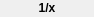
<?xml version="1.0" encoding="UTF-8"?>
<ui version="4.0">
 <class>NodeReciprocal</class>
 <widget class="QWidget" name="NodeReciprocal">
  <property name="geometry">
   <rect>
    <x>0</x>
    <y>0</y>
    <width>94</width>
    <height>17</height>
   </rect>
  </property>
  <layout class="QVBoxLayout" name="verticalLayout">
   <property name="spacing">
    <number>0</number>
   </property>
   <property name="leftMargin">
    <number>0</number>
   </property>
   <property name="topMargin">
    <number>0</number>
   </property>
   <property name="rightMargin">
    <number>0</number>
   </property>
   <property name="bottomMargin">
    <number>0</number>
   </property>
   <item>
    <widget class="QLabel" name="label">
     <property name="text">
      <string>&lt;b&gt;1/x&lt;/b&gt;</string>
     </property>
     <property name="alignment">
      <set>Qt::AlignCenter</set>
     </property>
    </widget>
   </item>
  </layout>
 </widget>
 <resources/>
 <connections/>
</ui>
